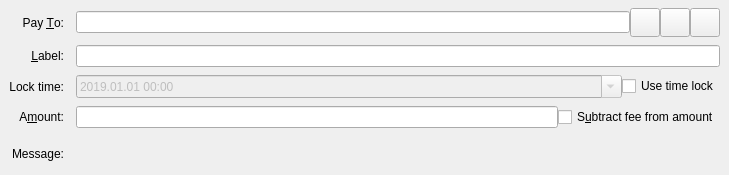
<?xml version="1.0" encoding="UTF-8"?>
<ui version="4.0">
 <class>SendCoinsEntry</class>
 <widget class="QStackedWidget" name="SendCoinsEntry">
  <property name="geometry">
   <rect>
    <x>0</x>
    <y>0</y>
    <width>729</width>
    <height>175</height>
   </rect>
  </property>
  <property name="focusPolicy">
   <enum>Qt::TabFocus</enum>
  </property>
  <property name="autoFillBackground">
   <bool>false</bool>
  </property>
  <widget class="QFrame" name="SendCoins">
   <property name="toolTip">
    <string>This is a normal payment.</string>
   </property>
   <property name="frameShape">
    <enum>QFrame::NoFrame</enum>
   </property>
   <layout class="QGridLayout" name="gridLayout">
    <property name="topMargin">
     <number>8</number>
    </property>
    <property name="bottomMargin">
     <number>4</number>
    </property>
    <property name="horizontalSpacing">
     <number>12</number>
    </property>
    <property name="verticalSpacing">
     <number>8</number>
    </property>
    <item row="3" column="0">
     <widget class="QLabel" name="amountLabel">
      <property name="text">
       <string>A&amp;mount:</string>
      </property>
      <property name="alignment">
       <set>Qt::AlignRight|Qt::AlignTrailing|Qt::AlignVCenter</set>
      </property>
      <property name="buddy">
       <cstring>payAmount</cstring>
      </property>
     </widget>
    </item>
    <item row="4" column="0">
     <widget class="QLabel" name="messageLabel">
      <property name="text">
       <string>Message:</string>
      </property>
      <property name="alignment">
       <set>Qt::AlignRight|Qt::AlignTrailing|Qt::AlignVCenter</set>
      </property>
     </widget>
    </item>
    <item row="2" column="0">
     <widget class="QLabel" name="lockTimeLabel">
      <property name="text">
       <string>Lock time:</string>
      </property>
      <property name="alignment">
       <set>Qt::AlignRight|Qt::AlignTrailing|Qt::AlignVCenter</set>
      </property>
      <property name="buddy">
       <cstring>coinLockTimeLabel</cstring>
      </property>
     </widget>
    </item>
    <item row="0" column="0">
     <widget class="QLabel" name="payToLabel">
      <property name="text">
       <string>Pay &amp;To:</string>
      </property>
      <property name="alignment">
       <set>Qt::AlignRight|Qt::AlignTrailing|Qt::AlignVCenter</set>
      </property>
      <property name="buddy">
       <cstring>payTo</cstring>
      </property>
     </widget>
    </item>
    <item row="4" column="2">
     <widget class="QLabel" name="messageTextLabel">
      <property name="toolTip">
       <string>A message that was attached to the miracle: URI which will be stored with the transaction for your reference. Note: This message will not be sent over the Miracle network.</string>
      </property>
      <property name="textFormat">
       <enum>Qt::PlainText</enum>
      </property>
     </widget>
    </item>
    <item row="1" column="2">
     <widget class="QLineEdit" name="addAsLabel">
      <property name="toolTip">
       <string>Enter a label for this address to add it to the list of used addresses</string>
      </property>
     </widget>
    </item>
    <item row="1" column="0">
     <widget class="QLabel" name="labellLabel">
      <property name="text">
       <string>&amp;Label:</string>
      </property>
      <property name="alignment">
       <set>Qt::AlignRight|Qt::AlignTrailing|Qt::AlignVCenter</set>
      </property>
      <property name="buddy">
       <cstring>addAsLabel</cstring>
      </property>
     </widget>
    </item>
    <item row="0" column="2">
     <layout class="QHBoxLayout" name="payToLayout">
      <property name="spacing">
       <number>0</number>
      </property>
      <item>
       <widget class="QValidatedLineEdit" name="payTo">
        <property name="toolTip">
         <string>The Miracle address to send the payment to</string>
        </property>
       </widget>
      </item>
      <item>
       <widget class="QToolButton" name="addressBookButton">
        <property name="toolTip">
         <string>Choose previously used address</string>
        </property>
        <property name="text">
         <string/>
        </property>
        <property name="icon">
         <iconset resource="../miracle.qrc">
          <normaloff>:/icons/address-book</normaloff>:/icons/address-book</iconset>
        </property>
        <property name="iconSize">
         <size>
          <width>22</width>
          <height>22</height>
         </size>
        </property>
        <property name="shortcut">
         <string>Alt+A</string>
        </property>
       </widget>
      </item>
      <item>
       <widget class="QToolButton" name="pasteButton">
        <property name="toolTip">
         <string>Paste address from clipboard</string>
        </property>
        <property name="text">
         <string/>
        </property>
        <property name="icon">
         <iconset resource="../miracle.qrc">
          <normaloff>:/icons/editpaste</normaloff>:/icons/editpaste</iconset>
        </property>
        <property name="iconSize">
         <size>
          <width>22</width>
          <height>22</height>
         </size>
        </property>
        <property name="shortcut">
         <string>Alt+P</string>
        </property>
       </widget>
      </item>
      <item>
       <widget class="QToolButton" name="deleteButton">
        <property name="toolTip">
         <string>Remove this entry</string>
        </property>
        <property name="text">
         <string/>
        </property>
        <property name="icon">
         <iconset resource="../miracle.qrc">
          <normaloff>:/icons/remove</normaloff>:/icons/remove</iconset>
        </property>
        <property name="iconSize">
         <size>
          <width>22</width>
          <height>22</height>
         </size>
        </property>
       </widget>
      </item>
     </layout>
    </item>
    <item row="3" column="2">
     <layout class="QHBoxLayout" name="horizontalLayoutAmount" stretch="0,0">
      <item>
       <widget class="MiracleAmountField" name="payAmount"/>
      </item>
      <item>
       <widget class="QCheckBox" name="checkboxSubtractFeeFromAmount">
        <property name="toolTip">
         <string>The fee will be deducted from the amount being sent. The recipient will receive less MCAM than you enter in the amount field. If multiple recipients are selected, the fee is split equally.</string>
        </property>
        <property name="text">
         <string>S&amp;ubtract fee from amount</string>
        </property>
       </widget>
      </item>
     </layout>
    </item>
    <item row="2" column="2">
     <layout class="QHBoxLayout" name="horizontalLayout_9">
      <item>
       <widget class="QDateTimeEdit" name="coinLockTime">
        <property name="enabled">
         <bool>false</bool>
        </property>
        <property name="sizePolicy">
         <sizepolicy hsizetype="Expanding" vsizetype="Fixed">
          <horstretch>0</horstretch>
          <verstretch>0</verstretch>
         </sizepolicy>
        </property>
        <property name="dateTime">
         <datetime>
          <hour>0</hour>
          <minute>0</minute>
          <second>0</second>
          <year>2019</year>
          <month>1</month>
          <day>1</day>
         </datetime>
        </property>
        <property name="minimumDateTime">
         <datetime>
          <hour>0</hour>
          <minute>0</minute>
          <second>0</second>
          <year>1819</year>
          <month>1</month>
          <day>1</day>
         </datetime>
        </property>
        <property name="currentSection">
         <enum>QDateTimeEdit::YearSection</enum>
        </property>
        <property name="displayFormat">
         <string>yyyy.MM.dd HH:mm</string>
        </property>
        <property name="calendarPopup">
         <bool>true</bool>
        </property>
       </widget>
      </item>
      <item>
       <widget class="QCheckBox" name="useLockTime">
        <property name="text">
         <string>Use time lock</string>
        </property>
       </widget>
      </item>
     </layout>
    </item>
   </layout>
  </widget>
  <widget class="QFrame" name="SendCoins_UnauthenticatedPaymentRequest">
   <property name="palette">
    <palette>
     <active>
      <colorrole role="WindowText">
       <brush brushstyle="SolidPattern">
        <color alpha="255">
         <red>0</red>
         <green>0</green>
         <blue>0</blue>
        </color>
       </brush>
      </colorrole>
      <colorrole role="Button">
       <brush brushstyle="SolidPattern">
        <color alpha="255">
         <red>255</red>
         <green>255</green>
         <blue>127</blue>
        </color>
       </brush>
      </colorrole>
      <colorrole role="Light">
       <brush brushstyle="SolidPattern">
        <color alpha="255">
         <red>255</red>
         <green>255</green>
         <blue>255</blue>
        </color>
       </brush>
      </colorrole>
      <colorrole role="Midlight">
       <brush brushstyle="SolidPattern">
        <color alpha="255">
         <red>255</red>
         <green>255</green>
         <blue>191</blue>
        </color>
       </brush>
      </colorrole>
      <colorrole role="Dark">
       <brush brushstyle="SolidPattern">
        <color alpha="255">
         <red>127</red>
         <green>127</green>
         <blue>63</blue>
        </color>
       </brush>
      </colorrole>
      <colorrole role="Mid">
       <brush brushstyle="SolidPattern">
        <color alpha="255">
         <red>170</red>
         <green>170</green>
         <blue>84</blue>
        </color>
       </brush>
      </colorrole>
      <colorrole role="Text">
       <brush brushstyle="SolidPattern">
        <color alpha="255">
         <red>0</red>
         <green>0</green>
         <blue>0</blue>
        </color>
       </brush>
      </colorrole>
      <colorrole role="BrightText">
       <brush brushstyle="SolidPattern">
        <color alpha="255">
         <red>255</red>
         <green>255</green>
         <blue>255</blue>
        </color>
       </brush>
      </colorrole>
      <colorrole role="ButtonText">
       <brush brushstyle="SolidPattern">
        <color alpha="255">
         <red>0</red>
         <green>0</green>
         <blue>0</blue>
        </color>
       </brush>
      </colorrole>
      <colorrole role="Base">
       <brush brushstyle="SolidPattern">
        <color alpha="255">
         <red>255</red>
         <green>255</green>
         <blue>255</blue>
        </color>
       </brush>
      </colorrole>
      <colorrole role="Window">
       <brush brushstyle="SolidPattern">
        <color alpha="255">
         <red>255</red>
         <green>255</green>
         <blue>127</blue>
        </color>
       </brush>
      </colorrole>
      <colorrole role="Shadow">
       <brush brushstyle="SolidPattern">
        <color alpha="255">
         <red>0</red>
         <green>0</green>
         <blue>0</blue>
        </color>
       </brush>
      </colorrole>
      <colorrole role="AlternateBase">
       <brush brushstyle="SolidPattern">
        <color alpha="255">
         <red>255</red>
         <green>255</green>
         <blue>191</blue>
        </color>
       </brush>
      </colorrole>
      <colorrole role="ToolTipBase">
       <brush brushstyle="SolidPattern">
        <color alpha="255">
         <red>255</red>
         <green>255</green>
         <blue>220</blue>
        </color>
       </brush>
      </colorrole>
      <colorrole role="ToolTipText">
       <brush brushstyle="SolidPattern">
        <color alpha="255">
         <red>0</red>
         <green>0</green>
         <blue>0</blue>
        </color>
       </brush>
      </colorrole>
     </active>
     <inactive>
      <colorrole role="WindowText">
       <brush brushstyle="SolidPattern">
        <color alpha="255">
         <red>0</red>
         <green>0</green>
         <blue>0</blue>
        </color>
       </brush>
      </colorrole>
      <colorrole role="Button">
       <brush brushstyle="SolidPattern">
        <color alpha="255">
         <red>255</red>
         <green>255</green>
         <blue>127</blue>
        </color>
       </brush>
      </colorrole>
      <colorrole role="Light">
       <brush brushstyle="SolidPattern">
        <color alpha="255">
         <red>255</red>
         <green>255</green>
         <blue>255</blue>
        </color>
       </brush>
      </colorrole>
      <colorrole role="Midlight">
       <brush brushstyle="SolidPattern">
        <color alpha="255">
         <red>255</red>
         <green>255</green>
         <blue>191</blue>
        </color>
       </brush>
      </colorrole>
      <colorrole role="Dark">
       <brush brushstyle="SolidPattern">
        <color alpha="255">
         <red>127</red>
         <green>127</green>
         <blue>63</blue>
        </color>
       </brush>
      </colorrole>
      <colorrole role="Mid">
       <brush brushstyle="SolidPattern">
        <color alpha="255">
         <red>170</red>
         <green>170</green>
         <blue>84</blue>
        </color>
       </brush>
      </colorrole>
      <colorrole role="Text">
       <brush brushstyle="SolidPattern">
        <color alpha="255">
         <red>0</red>
         <green>0</green>
         <blue>0</blue>
        </color>
       </brush>
      </colorrole>
      <colorrole role="BrightText">
       <brush brushstyle="SolidPattern">
        <color alpha="255">
         <red>255</red>
         <green>255</green>
         <blue>255</blue>
        </color>
       </brush>
      </colorrole>
      <colorrole role="ButtonText">
       <brush brushstyle="SolidPattern">
        <color alpha="255">
         <red>0</red>
         <green>0</green>
         <blue>0</blue>
        </color>
       </brush>
      </colorrole>
      <colorrole role="Base">
       <brush brushstyle="SolidPattern">
        <color alpha="255">
         <red>255</red>
         <green>255</green>
         <blue>255</blue>
        </color>
       </brush>
      </colorrole>
      <colorrole role="Window">
       <brush brushstyle="SolidPattern">
        <color alpha="255">
         <red>255</red>
         <green>255</green>
         <blue>127</blue>
        </color>
       </brush>
      </colorrole>
      <colorrole role="Shadow">
       <brush brushstyle="SolidPattern">
        <color alpha="255">
         <red>0</red>
         <green>0</green>
         <blue>0</blue>
        </color>
       </brush>
      </colorrole>
      <colorrole role="AlternateBase">
       <brush brushstyle="SolidPattern">
        <color alpha="255">
         <red>255</red>
         <green>255</green>
         <blue>191</blue>
        </color>
       </brush>
      </colorrole>
      <colorrole role="ToolTipBase">
       <brush brushstyle="SolidPattern">
        <color alpha="255">
         <red>255</red>
         <green>255</green>
         <blue>220</blue>
        </color>
       </brush>
      </colorrole>
      <colorrole role="ToolTipText">
       <brush brushstyle="SolidPattern">
        <color alpha="255">
         <red>0</red>
         <green>0</green>
         <blue>0</blue>
        </color>
       </brush>
      </colorrole>
     </inactive>
     <disabled>
      <colorrole role="WindowText">
       <brush brushstyle="SolidPattern">
        <color alpha="255">
         <red>127</red>
         <green>127</green>
         <blue>63</blue>
        </color>
       </brush>
      </colorrole>
      <colorrole role="Button">
       <brush brushstyle="SolidPattern">
        <color alpha="255">
         <red>255</red>
         <green>255</green>
         <blue>127</blue>
        </color>
       </brush>
      </colorrole>
      <colorrole role="Light">
       <brush brushstyle="SolidPattern">
        <color alpha="255">
         <red>255</red>
         <green>255</green>
         <blue>255</blue>
        </color>
       </brush>
      </colorrole>
      <colorrole role="Midlight">
       <brush brushstyle="SolidPattern">
        <color alpha="255">
         <red>255</red>
         <green>255</green>
         <blue>191</blue>
        </color>
       </brush>
      </colorrole>
      <colorrole role="Dark">
       <brush brushstyle="SolidPattern">
        <color alpha="255">
         <red>127</red>
         <green>127</green>
         <blue>63</blue>
        </color>
       </brush>
      </colorrole>
      <colorrole role="Mid">
       <brush brushstyle="SolidPattern">
        <color alpha="255">
         <red>170</red>
         <green>170</green>
         <blue>84</blue>
        </color>
       </brush>
      </colorrole>
      <colorrole role="Text">
       <brush brushstyle="SolidPattern">
        <color alpha="255">
         <red>127</red>
         <green>127</green>
         <blue>63</blue>
        </color>
       </brush>
      </colorrole>
      <colorrole role="BrightText">
       <brush brushstyle="SolidPattern">
        <color alpha="255">
         <red>255</red>
         <green>255</green>
         <blue>255</blue>
        </color>
       </brush>
      </colorrole>
      <colorrole role="ButtonText">
       <brush brushstyle="SolidPattern">
        <color alpha="255">
         <red>127</red>
         <green>127</green>
         <blue>63</blue>
        </color>
       </brush>
      </colorrole>
      <colorrole role="Base">
       <brush brushstyle="SolidPattern">
        <color alpha="255">
         <red>255</red>
         <green>255</green>
         <blue>127</blue>
        </color>
       </brush>
      </colorrole>
      <colorrole role="Window">
       <brush brushstyle="SolidPattern">
        <color alpha="255">
         <red>255</red>
         <green>255</green>
         <blue>127</blue>
        </color>
       </brush>
      </colorrole>
      <colorrole role="Shadow">
       <brush brushstyle="SolidPattern">
        <color alpha="255">
         <red>0</red>
         <green>0</green>
         <blue>0</blue>
        </color>
       </brush>
      </colorrole>
      <colorrole role="AlternateBase">
       <brush brushstyle="SolidPattern">
        <color alpha="255">
         <red>255</red>
         <green>255</green>
         <blue>127</blue>
        </color>
       </brush>
      </colorrole>
      <colorrole role="ToolTipBase">
       <brush brushstyle="SolidPattern">
        <color alpha="255">
         <red>255</red>
         <green>255</green>
         <blue>220</blue>
        </color>
       </brush>
      </colorrole>
      <colorrole role="ToolTipText">
       <brush brushstyle="SolidPattern">
        <color alpha="255">
         <red>0</red>
         <green>0</green>
         <blue>0</blue>
        </color>
       </brush>
      </colorrole>
     </disabled>
    </palette>
   </property>
   <property name="toolTip">
    <string>This is an unauthenticated payment request.</string>
   </property>
   <property name="autoFillBackground">
    <bool>true</bool>
   </property>
   <property name="frameShape">
    <enum>QFrame::NoFrame</enum>
   </property>
   <layout class="QGridLayout" name="gridLayout_is">
    <property name="spacing">
     <number>12</number>
    </property>
    <item row="0" column="0">
     <widget class="QLabel" name="payToLabel_is">
      <property name="text">
       <string>Pay To:</string>
      </property>
      <property name="alignment">
       <set>Qt::AlignRight|Qt::AlignTrailing|Qt::AlignVCenter</set>
      </property>
     </widget>
    </item>
    <item row="0" column="1">
     <layout class="QHBoxLayout" name="payToLayout_is">
      <property name="spacing">
       <number>0</number>
      </property>
      <item>
       <widget class="QLabel" name="payTo_is"/>
      </item>
      <item>
       <widget class="QToolButton" name="deleteButton_is">
        <property name="toolTip">
         <string>Remove this entry</string>
        </property>
        <property name="text">
         <string/>
        </property>
        <property name="icon">
         <iconset resource="../miracle.qrc">
          <normaloff>:/icons/remove</normaloff>:/icons/remove</iconset>
        </property>
       </widget>
      </item>
     </layout>
    </item>
    <item row="1" column="0">
     <widget class="QLabel" name="memoLabel_is">
      <property name="text">
       <string>Memo:</string>
      </property>
      <property name="alignment">
       <set>Qt::AlignRight|Qt::AlignTrailing|Qt::AlignVCenter</set>
      </property>
     </widget>
    </item>
    <item row="1" column="1">
     <widget class="QLabel" name="memoTextLabel_is">
      <property name="textFormat">
       <enum>Qt::PlainText</enum>
      </property>
     </widget>
    </item>
    <item row="3" column="0">
     <widget class="QLabel" name="amountLabel_is">
      <property name="text">
       <string>A&amp;mount:</string>
      </property>
      <property name="alignment">
       <set>Qt::AlignRight|Qt::AlignTrailing|Qt::AlignVCenter</set>
      </property>
      <property name="buddy">
       <cstring>payAmount_is</cstring>
      </property>
     </widget>
    </item>
    <item row="3" column="1">
     <widget class="MiracleAmountField" name="payAmount_is">
      <property name="acceptDrops">
       <bool>false</bool>
      </property>
     </widget>
    </item>
   </layout>
  </widget>
  <widget class="QFrame" name="SendCoins_AuthenticatedPaymentRequest">
   <property name="palette">
    <palette>
     <active>
      <colorrole role="WindowText">
       <brush brushstyle="SolidPattern">
        <color alpha="255">
         <red>0</red>
         <green>0</green>
         <blue>0</blue>
        </color>
       </brush>
      </colorrole>
      <colorrole role="Button">
       <brush brushstyle="SolidPattern">
        <color alpha="255">
         <red>140</red>
         <green>232</green>
         <blue>119</blue>
        </color>
       </brush>
      </colorrole>
      <colorrole role="Light">
       <brush brushstyle="SolidPattern">
        <color alpha="255">
         <red>230</red>
         <green>255</green>
         <blue>224</blue>
        </color>
       </brush>
      </colorrole>
      <colorrole role="Midlight">
       <brush brushstyle="SolidPattern">
        <color alpha="255">
         <red>185</red>
         <green>243</green>
         <blue>171</blue>
        </color>
       </brush>
      </colorrole>
      <colorrole role="Dark">
       <brush brushstyle="SolidPattern">
        <color alpha="255">
         <red>70</red>
         <green>116</green>
         <blue>59</blue>
        </color>
       </brush>
      </colorrole>
      <colorrole role="Mid">
       <brush brushstyle="SolidPattern">
        <color alpha="255">
         <red>93</red>
         <green>155</green>
         <blue>79</blue>
        </color>
       </brush>
      </colorrole>
      <colorrole role="Text">
       <brush brushstyle="SolidPattern">
        <color alpha="255">
         <red>0</red>
         <green>0</green>
         <blue>0</blue>
        </color>
       </brush>
      </colorrole>
      <colorrole role="BrightText">
       <brush brushstyle="SolidPattern">
        <color alpha="255">
         <red>155</red>
         <green>255</green>
         <blue>147</blue>
        </color>
       </brush>
      </colorrole>
      <colorrole role="ButtonText">
       <brush brushstyle="SolidPattern">
        <color alpha="255">
         <red>0</red>
         <green>0</green>
         <blue>0</blue>
        </color>
       </brush>
      </colorrole>
      <colorrole role="Base">
       <brush brushstyle="SolidPattern">
        <color alpha="255">
         <red>119</red>
         <green>255</green>
         <blue>233</blue>
        </color>
       </brush>
      </colorrole>
      <colorrole role="Window">
       <brush brushstyle="SolidPattern">
        <color alpha="255">
         <red>140</red>
         <green>232</green>
         <blue>119</blue>
        </color>
       </brush>
      </colorrole>
      <colorrole role="Shadow">
       <brush brushstyle="SolidPattern">
        <color alpha="255">
         <red>0</red>
         <green>0</green>
         <blue>0</blue>
        </color>
       </brush>
      </colorrole>
      <colorrole role="AlternateBase">
       <brush brushstyle="SolidPattern">
        <color alpha="255">
         <red>197</red>
         <green>243</green>
         <blue>187</blue>
        </color>
       </brush>
      </colorrole>
      <colorrole role="NoRole">
       <brush brushstyle="SolidPattern">
        <color alpha="255">
         <red>125</red>
         <green>194</green>
         <blue>122</blue>
        </color>
       </brush>
      </colorrole>
      <colorrole role="ToolTipBase">
       <brush brushstyle="SolidPattern">
        <color alpha="255">
         <red>255</red>
         <green>255</green>
         <blue>220</blue>
        </color>
       </brush>
      </colorrole>
      <colorrole role="ToolTipText">
       <brush brushstyle="SolidPattern">
        <color alpha="255">
         <red>0</red>
         <green>0</green>
         <blue>0</blue>
        </color>
       </brush>
      </colorrole>
     </active>
     <inactive>
      <colorrole role="WindowText">
       <brush brushstyle="SolidPattern">
        <color alpha="255">
         <red>0</red>
         <green>0</green>
         <blue>0</blue>
        </color>
       </brush>
      </colorrole>
      <colorrole role="Button">
       <brush brushstyle="SolidPattern">
        <color alpha="255">
         <red>140</red>
         <green>232</green>
         <blue>119</blue>
        </color>
       </brush>
      </colorrole>
      <colorrole role="Light">
       <brush brushstyle="SolidPattern">
        <color alpha="255">
         <red>230</red>
         <green>255</green>
         <blue>224</blue>
        </color>
       </brush>
      </colorrole>
      <colorrole role="Midlight">
       <brush brushstyle="SolidPattern">
        <color alpha="255">
         <red>185</red>
         <green>243</green>
         <blue>171</blue>
        </color>
       </brush>
      </colorrole>
      <colorrole role="Dark">
       <brush brushstyle="SolidPattern">
        <color alpha="255">
         <red>70</red>
         <green>116</green>
         <blue>59</blue>
        </color>
       </brush>
      </colorrole>
      <colorrole role="Mid">
       <brush brushstyle="SolidPattern">
        <color alpha="255">
         <red>93</red>
         <green>155</green>
         <blue>79</blue>
        </color>
       </brush>
      </colorrole>
      <colorrole role="Text">
       <brush brushstyle="SolidPattern">
        <color alpha="255">
         <red>0</red>
         <green>0</green>
         <blue>0</blue>
        </color>
       </brush>
      </colorrole>
      <colorrole role="BrightText">
       <brush brushstyle="SolidPattern">
        <color alpha="255">
         <red>155</red>
         <green>255</green>
         <blue>147</blue>
        </color>
       </brush>
      </colorrole>
      <colorrole role="ButtonText">
       <brush brushstyle="SolidPattern">
        <color alpha="255">
         <red>0</red>
         <green>0</green>
         <blue>0</blue>
        </color>
       </brush>
      </colorrole>
      <colorrole role="Base">
       <brush brushstyle="SolidPattern">
        <color alpha="255">
         <red>119</red>
         <green>255</green>
         <blue>233</blue>
        </color>
       </brush>
      </colorrole>
      <colorrole role="Window">
       <brush brushstyle="SolidPattern">
        <color alpha="255">
         <red>140</red>
         <green>232</green>
         <blue>119</blue>
        </color>
       </brush>
      </colorrole>
      <colorrole role="Shadow">
       <brush brushstyle="SolidPattern">
        <color alpha="255">
         <red>0</red>
         <green>0</green>
         <blue>0</blue>
        </color>
       </brush>
      </colorrole>
      <colorrole role="AlternateBase">
       <brush brushstyle="SolidPattern">
        <color alpha="255">
         <red>197</red>
         <green>243</green>
         <blue>187</blue>
        </color>
       </brush>
      </colorrole>
      <colorrole role="NoRole">
       <brush brushstyle="SolidPattern">
        <color alpha="255">
         <red>125</red>
         <green>194</green>
         <blue>122</blue>
        </color>
       </brush>
      </colorrole>
      <colorrole role="ToolTipBase">
       <brush brushstyle="SolidPattern">
        <color alpha="255">
         <red>255</red>
         <green>255</green>
         <blue>220</blue>
        </color>
       </brush>
      </colorrole>
      <colorrole role="ToolTipText">
       <brush brushstyle="SolidPattern">
        <color alpha="255">
         <red>0</red>
         <green>0</green>
         <blue>0</blue>
        </color>
       </brush>
      </colorrole>
     </inactive>
     <disabled>
      <colorrole role="WindowText">
       <brush brushstyle="SolidPattern">
        <color alpha="255">
         <red>70</red>
         <green>116</green>
         <blue>59</blue>
        </color>
       </brush>
      </colorrole>
      <colorrole role="Button">
       <brush brushstyle="SolidPattern">
        <color alpha="255">
         <red>140</red>
         <green>232</green>
         <blue>119</blue>
        </color>
       </brush>
      </colorrole>
      <colorrole role="Light">
       <brush brushstyle="SolidPattern">
        <color alpha="255">
         <red>230</red>
         <green>255</green>
         <blue>224</blue>
        </color>
       </brush>
      </colorrole>
      <colorrole role="Midlight">
       <brush brushstyle="SolidPattern">
        <color alpha="255">
         <red>185</red>
         <green>243</green>
         <blue>171</blue>
        </color>
       </brush>
      </colorrole>
      <colorrole role="Dark">
       <brush brushstyle="SolidPattern">
        <color alpha="255">
         <red>70</red>
         <green>116</green>
         <blue>59</blue>
        </color>
       </brush>
      </colorrole>
      <colorrole role="Mid">
       <brush brushstyle="SolidPattern">
        <color alpha="255">
         <red>93</red>
         <green>155</green>
         <blue>79</blue>
        </color>
       </brush>
      </colorrole>
      <colorrole role="Text">
       <brush brushstyle="SolidPattern">
        <color alpha="255">
         <red>70</red>
         <green>116</green>
         <blue>59</blue>
        </color>
       </brush>
      </colorrole>
      <colorrole role="BrightText">
       <brush brushstyle="SolidPattern">
        <color alpha="255">
         <red>155</red>
         <green>255</green>
         <blue>147</blue>
        </color>
       </brush>
      </colorrole>
      <colorrole role="ButtonText">
       <brush brushstyle="SolidPattern">
        <color alpha="255">
         <red>70</red>
         <green>116</green>
         <blue>59</blue>
        </color>
       </brush>
      </colorrole>
      <colorrole role="Base">
       <brush brushstyle="SolidPattern">
        <color alpha="255">
         <red>140</red>
         <green>232</green>
         <blue>119</blue>
        </color>
       </brush>
      </colorrole>
      <colorrole role="Window">
       <brush brushstyle="SolidPattern">
        <color alpha="255">
         <red>140</red>
         <green>232</green>
         <blue>119</blue>
        </color>
       </brush>
      </colorrole>
      <colorrole role="Shadow">
       <brush brushstyle="SolidPattern">
        <color alpha="255">
         <red>0</red>
         <green>0</green>
         <blue>0</blue>
        </color>
       </brush>
      </colorrole>
      <colorrole role="AlternateBase">
       <brush brushstyle="SolidPattern">
        <color alpha="255">
         <red>140</red>
         <green>232</green>
         <blue>119</blue>
        </color>
       </brush>
      </colorrole>
      <colorrole role="NoRole">
       <brush brushstyle="SolidPattern">
        <color alpha="255">
         <red>125</red>
         <green>194</green>
         <blue>122</blue>
        </color>
       </brush>
      </colorrole>
      <colorrole role="ToolTipBase">
       <brush brushstyle="SolidPattern">
        <color alpha="255">
         <red>255</red>
         <green>255</green>
         <blue>220</blue>
        </color>
       </brush>
      </colorrole>
      <colorrole role="ToolTipText">
       <brush brushstyle="SolidPattern">
        <color alpha="255">
         <red>0</red>
         <green>0</green>
         <blue>0</blue>
        </color>
       </brush>
      </colorrole>
     </disabled>
    </palette>
   </property>
   <property name="toolTip">
    <string>This is an authenticated payment request.</string>
   </property>
   <property name="autoFillBackground">
    <bool>true</bool>
   </property>
   <property name="frameShape">
    <enum>QFrame::NoFrame</enum>
   </property>
   <layout class="QGridLayout" name="gridLayout_s">
    <property name="spacing">
     <number>12</number>
    </property>
    <item row="0" column="0">
     <widget class="QLabel" name="payToLabel_s">
      <property name="text">
       <string>Pay To:</string>
      </property>
      <property name="alignment">
       <set>Qt::AlignRight|Qt::AlignTrailing|Qt::AlignVCenter</set>
      </property>
     </widget>
    </item>
    <item row="0" column="1">
     <layout class="QHBoxLayout" name="payToLayout_s">
      <property name="spacing">
       <number>0</number>
      </property>
      <item>
       <widget class="QLabel" name="payTo_s">
        <property name="textFormat">
         <enum>Qt::PlainText</enum>
        </property>
       </widget>
      </item>
      <item>
       <widget class="QToolButton" name="deleteButton_s">
        <property name="toolTip">
         <string>Remove this entry</string>
        </property>
        <property name="text">
         <string/>
        </property>
        <property name="icon">
         <iconset resource="../miracle.qrc">
          <normaloff>:/icons/remove</normaloff>:/icons/remove</iconset>
        </property>
       </widget>
      </item>
     </layout>
    </item>
    <item row="1" column="0">
     <widget class="QLabel" name="memoLabel_s">
      <property name="text">
       <string>Memo:</string>
      </property>
      <property name="alignment">
       <set>Qt::AlignRight|Qt::AlignTrailing|Qt::AlignVCenter</set>
      </property>
     </widget>
    </item>
    <item row="1" column="1">
     <widget class="QLabel" name="memoTextLabel_s">
      <property name="textFormat">
       <enum>Qt::PlainText</enum>
      </property>
     </widget>
    </item>
    <item row="3" column="0">
     <widget class="QLabel" name="amountLabel_s">
      <property name="text">
       <string>A&amp;mount:</string>
      </property>
      <property name="alignment">
       <set>Qt::AlignRight|Qt::AlignTrailing|Qt::AlignVCenter</set>
      </property>
      <property name="buddy">
       <cstring>payAmount_s</cstring>
      </property>
     </widget>
    </item>
    <item row="3" column="1">
     <widget class="MiracleAmountField" name="payAmount_s">
      <property name="acceptDrops">
       <bool>false</bool>
      </property>
     </widget>
    </item>
   </layout>
  </widget>
 </widget>
 <customwidgets>
  <customwidget>
   <class>QValidatedLineEdit</class>
   <extends>QLineEdit</extends>
   <header>qvalidatedlineedit.h</header>
  </customwidget>
  <customwidget>
   <class>MiracleAmountField</class>
   <extends>QLineEdit</extends>
   <header>miracleamountfield.h</header>
   <container>1</container>
  </customwidget>
 </customwidgets>
 <tabstops>
  <tabstop>payTo</tabstop>
  <tabstop>addressBookButton</tabstop>
  <tabstop>pasteButton</tabstop>
  <tabstop>deleteButton</tabstop>
  <tabstop>addAsLabel</tabstop>
  <tabstop>payAmount</tabstop>
  <tabstop>payAmount_is</tabstop>
  <tabstop>deleteButton_is</tabstop>
  <tabstop>payAmount_s</tabstop>
  <tabstop>deleteButton_s</tabstop>
 </tabstops>
 <resources>
  <include location="../miracle.qrc"/>
 </resources>
 <connections/>
</ui>
